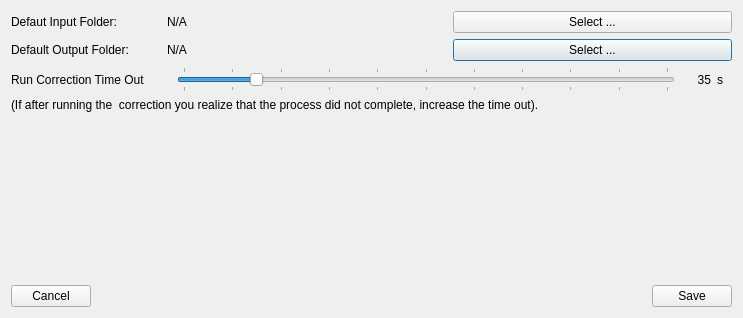
<?xml version="1.0" encoding="UTF-8"?>
<ui version="4.0">
 <class>Dialog</class>
 <widget class="QDialog" name="Dialog">
  <property name="geometry">
   <rect>
    <x>0</x>
    <y>0</y>
    <width>743</width>
    <height>318</height>
   </rect>
  </property>
  <property name="maximumSize">
   <size>
    <width>1677215</width>
    <height>16777215</height>
   </size>
  </property>
  <property name="windowTitle">
   <string>Dialog</string>
  </property>
  <layout class="QVBoxLayout" name="verticalLayout">
   <item>
    <layout class="QGridLayout" name="gridLayout">
     <item row="1" column="2">
      <widget class="QPushButton" name="output_button_folder">
       <property name="text">
        <string>Select ...</string>
       </property>
      </widget>
     </item>
     <item row="1" column="1">
      <widget class="QLabel" name="output_folder_label">
       <property name="text">
        <string>N/A</string>
       </property>
      </widget>
     </item>
     <item row="0" column="1">
      <widget class="QLabel" name="input_folder_label">
       <property name="text">
        <string>N/A</string>
       </property>
      </widget>
     </item>
     <item row="0" column="0">
      <widget class="QLabel" name="label_3">
       <property name="text">
        <string>Defaut Input Folder:</string>
       </property>
      </widget>
     </item>
     <item row="1" column="0">
      <widget class="QLabel" name="label_5">
       <property name="minimumSize">
        <size>
         <width>150</width>
         <height>0</height>
        </size>
       </property>
       <property name="maximumSize">
        <size>
         <width>150</width>
         <height>16777215</height>
        </size>
       </property>
       <property name="text">
        <string>Default Output Folder:</string>
       </property>
      </widget>
     </item>
     <item row="0" column="2">
      <widget class="QPushButton" name="input_folder_button">
       <property name="text">
        <string>Select ...</string>
       </property>
      </widget>
     </item>
    </layout>
   </item>
   <item>
    <layout class="QHBoxLayout" name="horizontalLayout_2">
     <item>
      <widget class="QLabel" name="label">
       <property name="minimumSize">
        <size>
         <width>160</width>
         <height>0</height>
        </size>
       </property>
       <property name="maximumSize">
        <size>
         <width>160</width>
         <height>16777215</height>
        </size>
       </property>
       <property name="text">
        <string>Run Correction Time Out</string>
       </property>
      </widget>
     </item>
     <item>
      <widget class="QSlider" name="time_out_slider">
       <property name="toolTip">
        <string extracomment="dfdfdfdfd"/>
       </property>
       <property name="minimum">
        <number>20</number>
       </property>
       <property name="maximum">
        <number>120</number>
       </property>
       <property name="value">
        <number>35</number>
       </property>
       <property name="orientation">
        <enum>Qt::Horizontal</enum>
       </property>
       <property name="tickPosition">
        <enum>QSlider::TicksBothSides</enum>
       </property>
       <property name="tickInterval">
        <number>10</number>
       </property>
      </widget>
     </item>
     <item>
      <widget class="QLabel" name="time_out_label">
       <property name="minimumSize">
        <size>
         <width>30</width>
         <height>0</height>
        </size>
       </property>
       <property name="maximumSize">
        <size>
         <width>30</width>
         <height>16777215</height>
        </size>
       </property>
       <property name="layoutDirection">
        <enum>Qt::LeftToRight</enum>
       </property>
       <property name="text">
        <string>35</string>
       </property>
       <property name="alignment">
        <set>Qt::AlignRight|Qt::AlignTrailing|Qt::AlignVCenter</set>
       </property>
      </widget>
     </item>
     <item>
      <widget class="QLabel" name="label_4">
       <property name="minimumSize">
        <size>
         <width>15</width>
         <height>0</height>
        </size>
       </property>
       <property name="text">
        <string>s</string>
       </property>
      </widget>
     </item>
    </layout>
   </item>
   <item>
    <widget class="QLabel" name="label_2">
     <property name="text">
      <string>(If after running the  correction you realize that the process did not complete, increase the time out).</string>
     </property>
    </widget>
   </item>
   <item>
    <spacer name="verticalSpacer">
     <property name="orientation">
      <enum>Qt::Vertical</enum>
     </property>
     <property name="sizeHint" stdset="0">
      <size>
       <width>20</width>
       <height>40</height>
      </size>
     </property>
    </spacer>
   </item>
   <item>
    <layout class="QHBoxLayout" name="horizontalLayout">
     <item>
      <widget class="QPushButton" name="cancel_button">
       <property name="text">
        <string>Cancel</string>
       </property>
      </widget>
     </item>
     <item>
      <spacer name="horizontalSpacer">
       <property name="orientation">
        <enum>Qt::Horizontal</enum>
       </property>
       <property name="sizeHint" stdset="0">
        <size>
         <width>40</width>
         <height>20</height>
        </size>
       </property>
      </spacer>
     </item>
     <item>
      <widget class="QPushButton" name="save_button">
       <property name="text">
        <string>Save</string>
       </property>
      </widget>
     </item>
    </layout>
   </item>
  </layout>
 </widget>
 <resources/>
 <connections>
  <connection>
   <sender>input_folder_button</sender>
   <signal>clicked()</signal>
   <receiver>Dialog</receiver>
   <slot>select_default_input_folder()</slot>
   <hints>
    <hint type="sourcelabel">
     <x>730</x>
     <y>43</y>
    </hint>
    <hint type="destinationlabel">
     <x>740</x>
     <y>138</y>
    </hint>
   </hints>
  </connection>
  <connection>
   <sender>output_button_folder</sender>
   <signal>clicked()</signal>
   <receiver>Dialog</receiver>
   <slot>select_default_output_folder()</slot>
   <hints>
    <hint type="sourcelabel">
     <x>730</x>
     <y>77</y>
    </hint>
    <hint type="destinationlabel">
     <x>397</x>
     <y>136</y>
    </hint>
   </hints>
  </connection>
  <connection>
   <sender>cancel_button</sender>
   <signal>clicked()</signal>
   <receiver>Dialog</receiver>
   <slot>cancel_clicked()</slot>
   <hints>
    <hint type="sourcelabel">
     <x>76</x>
     <y>305</y>
    </hint>
    <hint type="destinationlabel">
     <x>167</x>
     <y>179</y>
    </hint>
   </hints>
  </connection>
  <connection>
   <sender>save_button</sender>
   <signal>clicked()</signal>
   <receiver>Dialog</receiver>
   <slot>save_clicked()</slot>
   <hints>
    <hint type="sourcelabel">
     <x>730</x>
     <y>305</y>
    </hint>
    <hint type="destinationlabel">
     <x>641</x>
     <y>203</y>
    </hint>
   </hints>
  </connection>
  <connection>
   <sender>time_out_slider</sender>
   <signal>sliderMoved(int)</signal>
   <receiver>Dialog</receiver>
   <slot>time_out_slider_moved()</slot>
   <hints>
    <hint type="sourcelabel">
     <x>439</x>
     <y>109</y>
    </hint>
    <hint type="destinationlabel">
     <x>441</x>
     <y>127</y>
    </hint>
   </hints>
  </connection>
  <connection>
   <sender>time_out_slider</sender>
   <signal>sliderPressed()</signal>
   <receiver>Dialog</receiver>
   <slot>time_out_slider_clicked()</slot>
   <hints>
    <hint type="sourcelabel">
     <x>379</x>
     <y>102</y>
    </hint>
    <hint type="destinationlabel">
     <x>431</x>
     <y>179</y>
    </hint>
   </hints>
  </connection>
 </connections>
 <slots>
  <slot>select_executable()</slot>
  <slot>select_default_input_folder()</slot>
  <slot>select_default_output_folder()</slot>
  <slot>cancel_clicked()</slot>
  <slot>save_clicked()</slot>
  <slot>time_out_slider_moved()</slot>
  <slot>time_out_slider_clicked()</slot>
 </slots>
</ui>
